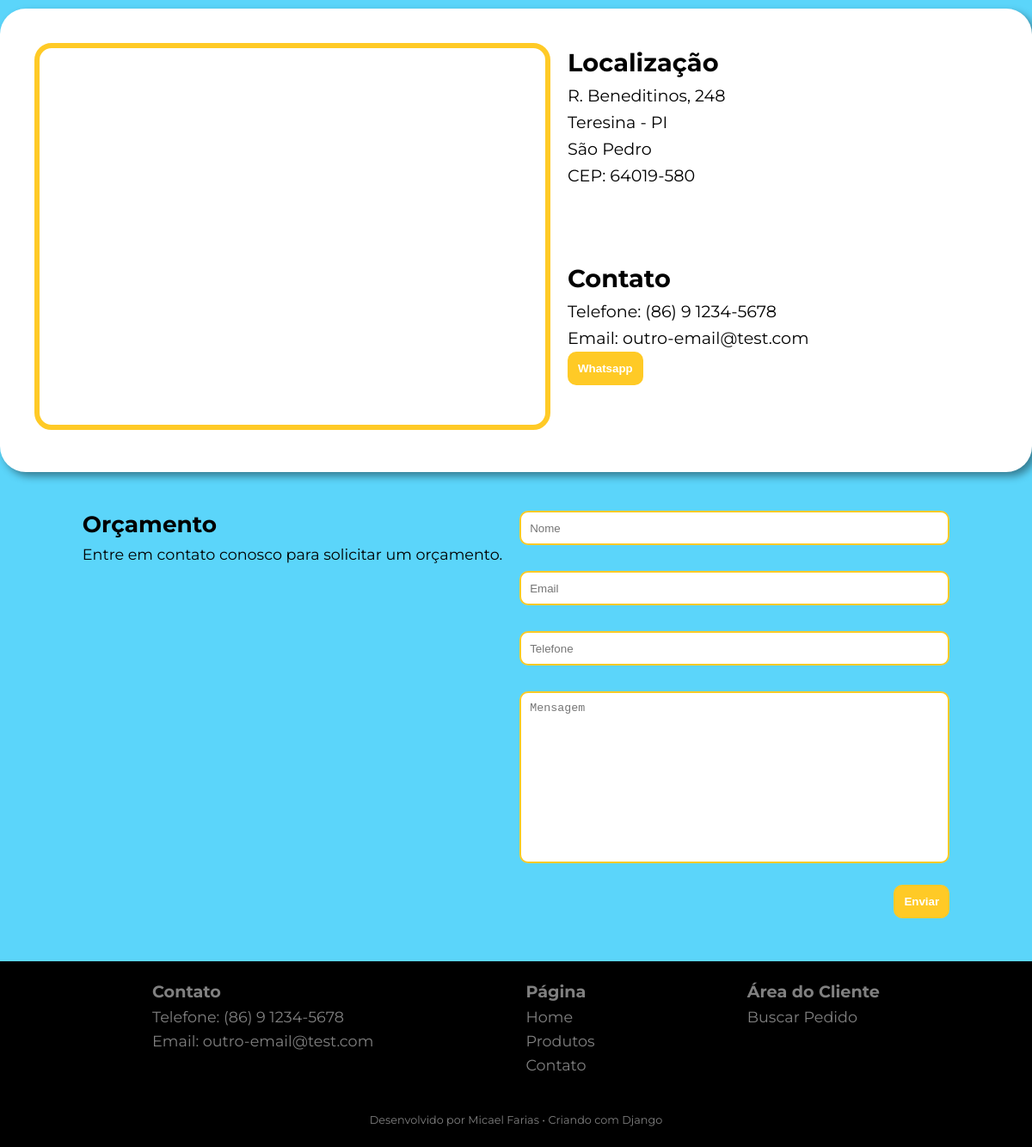
Before: / (lower part) with the older database file.
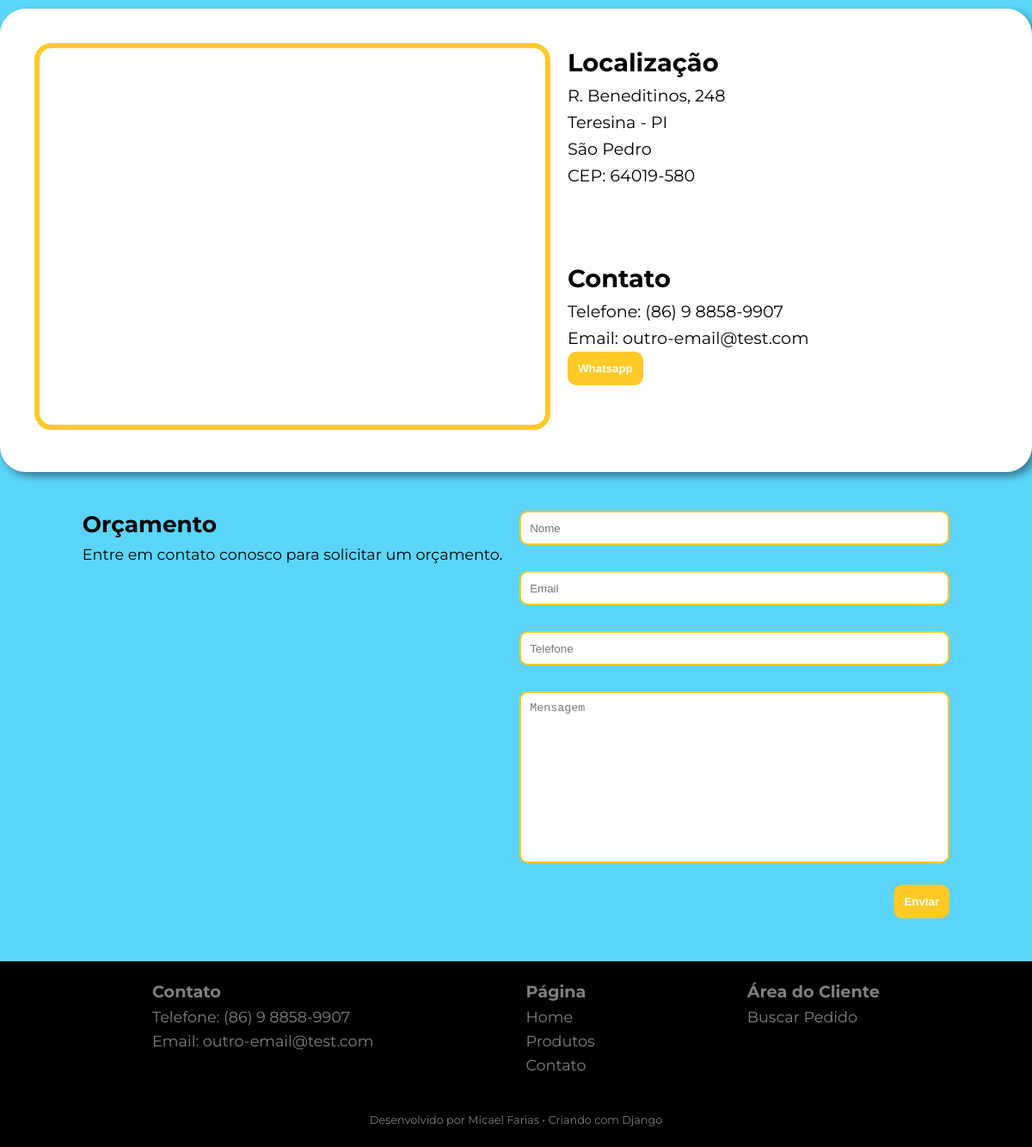
After: the same page with the newer database file.
### empresa/models.py (models this page shows, shortened)
class Empresa(models.Model):
    nome = models.CharField(max_length=100)
    logo = models.ImageField(upload_to='logo', null=True, blank=True)
    sobre = models.TextField()
    foto_sobre = models.ImageField(
        upload_to='foto_sobre', null=True, blank=True)
    email = models.EmailField(max_length=100)
    telefone = models.CharField(max_length=15)
    endereco = models.CharField(max_length=100)
    bairro = models.CharField(max_length=50)
    cidade = models.CharField(max_length=100)
    estado = models.CharField(max_length=2)
    cep = models.CharField(max_length=9)

### joycebordados/views.py (the view)
# urls.py: path('', HomeView, name='home'),
def HomeView(request):
    dados = Empresa.objects.get(pk=1)
    fotos = dados.fotos_carrossel.all() if dados else []
    return render(request, 'joycebordados/index.html', context={'dados': dados, 'fotos': fotos,})

### joycebordados/templatetags/filtros.py (called while the page is built)
@register.filter
def formatar_telefone(telefone):
    telefone = str(telefone)  # Garantir que o telefone seja uma string
    return f"({telefone[:2]}) {telefone[2:3]} {telefone[3:7]}-{telefone[7:]}"

### joycebordados/templates/joycebordados/index.html (shortened to what this page needs)
{% extends 'global/base.html' %}
{% block main %}
  <div class="conteiner">
    {% include 'joycebordados/partial/google.html' %}
    {% include 'joycebordados/partial/orcamento.html' %}
  </div>
{% endblock %}

### joycebordados/templates/joycebordados/partial/google.html (shortened to what this page needs)
{% load filtros %}
<div class="google-conteiner" id="contato">
  <div class="map">
    <iframe src="https://www.google.com/maps/embed?pb=!1m18!1m12!1m3!1d1986.9497658272242!2d-42.80906013855407!3d-5.11988943484389!2m3!1f0!2f0!3f0!3m2!1i1024!2i768!4f13.1!3m3!1m2!1s0x78e37001ecd5bb9%3A0x7e997b96627a021!2sJoyce%20Bordados!5e0!3m2!1spt-BR!2sbr!4v1741400911774!5m2!1spt-BR!2sbr" width="600" height="450" allowfullscreen="" loading="lazy"></iframe>
  </div>
  <div class="localizacao">
    <h2>Localização</h2>
    <p>{{ dados.endereco }}</p>
    <p>{{ dados.cidade }} - {{ dados.estado }}</p>
    <p>{{ dados.bairro }}</p>
    <p>CEP: {{ dados.cep }}</p>
  </div>
  <div class="contato">
    <h2>Contato</h2>
    <p>Telefone: {{ dados.telefone|formatar_telefone }}</p>
    <p>Email: {{ dados.email }}</p>
    <a href="" target="_blank"><button>Whatsapp</button></a>
  </div>
</div>

### base_templates/global/partial/footer.html
{% load filtros %}
<div class="conteiner">
    <div class="nav-footer">
      <dl>
        <dt>Contato</dt>
        <dd>Telefone: {{ dados.telefone | formatar_telefone }}</dd>
        <dd>Email: {{ dados.email }}</dd>
      </dl>
      <dl>
        <dt>Página</dt>
        <dd><a href="{% url 'joycebordados:home' %}">Home</a></dd>
        <dd><a href="#servicos">Produtos</a></dd>
        <dd><a href="#contato">Contato</a></dd>
      </dl>
      <dl>
        <dt>Área do Cliente</dt>
        <dd><a href="#">Buscar Pedido</a></dd>
      </dl>
    </div>
    <div class="dev-create">
      <p>
        Desenvolvido por <a href="#">Micael Farias</a> • Criando com Django
      </p>
    </div>
  </div>

Changed rows visible on the page:
changed Empresa "R. Beneditinos, 248": telefone "(86) 9 1234-5678" → "(86) 9 8858-9907"
